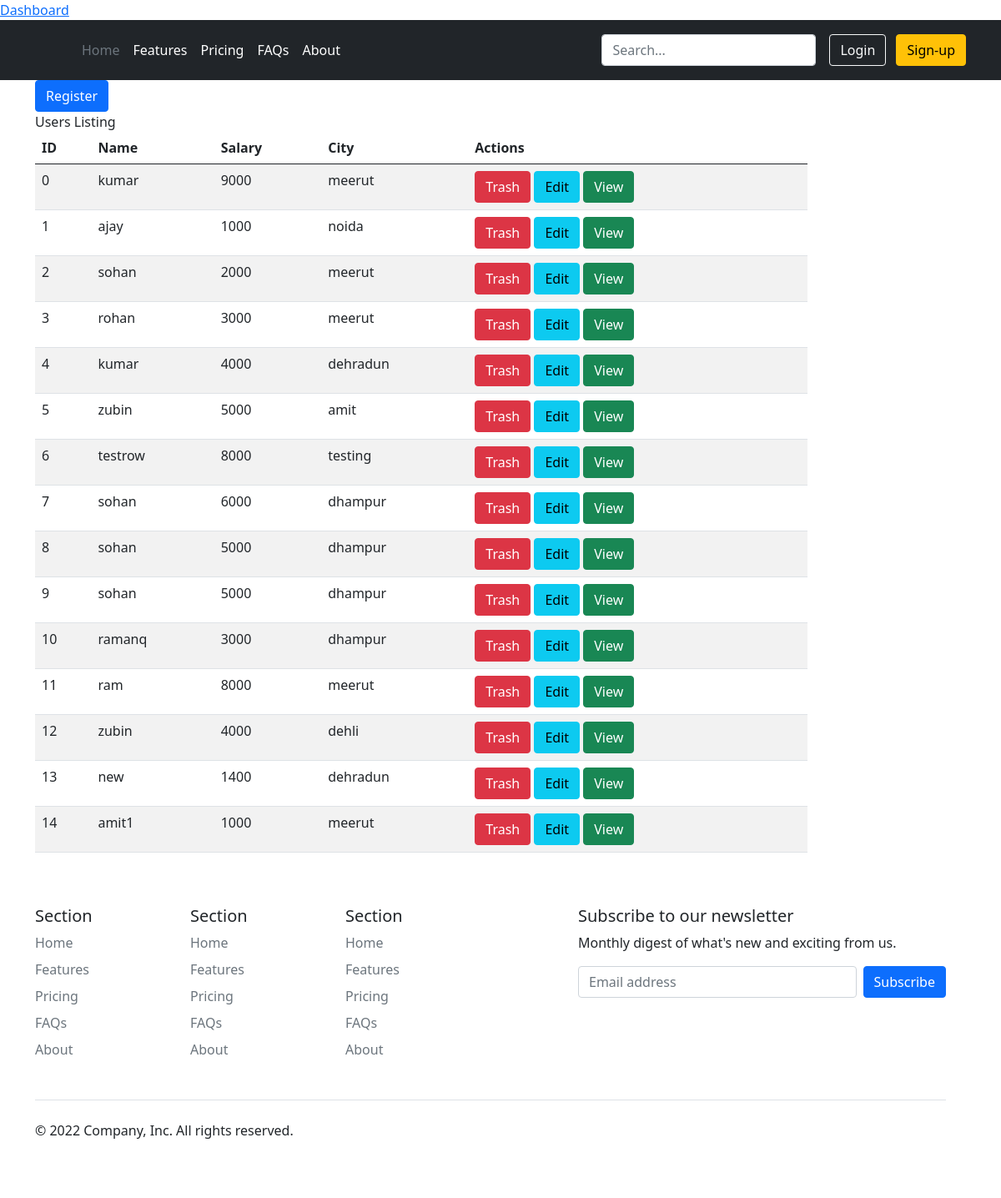
The app's page / (signed in) with its own data.
### tables this page shows
CREATE TABLE `users` (
  `id` int(11) UNSIGNED NOT NULL,
  `name` varchar(100) DEFAULT NULL,
  `salary` int(10) DEFAULT NULL,
  `city` varchar(30) DEFAULT NULL
);

### dbcon.php (called while the page is built, shortened)
<?php
class dbcon {
    private $db_host = 'localhost';
    private $db_user = 'root';
	private $db_password = '';
	private $db_db = 'practice';
    private $conn=null;
	public function __construct() {
       $this->conn = mysqli_connect($this->db_host,$this->db_user,$this->db_password,$this->db_db);
	}
	public function fetchall() {
	    $sql = 'select *from users';
		$query = mysqli_query($this->conn,$sql);
        $result = array();
		while( $row = mysqli_fetch_array($query))  {
          $result[] = $row;
		}
		return $result;
	}
}
?>

### partials/content.php (the view, shortened to what this page needs)
  <?php
    include 'dbcon.php';
    $db_conn = new dbcon();
  ?>
<?php include 'partials/header.php'; ?>
<?php include 'partials/nav.php' ;?>
  <div class="container">
<button type="button" class="btn btn-primary" data-bs-toggle="modal" data-bs-target="#exampleModal">
  Register
</button>
  <div class="row">
   <div class="col-md-10">
       <caption>Users Listing</caption>
        <table class="table table-striped">
          <thead>
            <tr>
              <th>ID</th><th>Name</th><th>Salary</th><th>City</th><th>Actions</th>
            </tr>
          </thead>
          <tbody>
            <?php foreach($db_conn->fetchall() as $record) { ?>
              <tr>
      <td>
        <?= $record['id'] ?></td> <td><?= $record['name'] ?></td>
         <td><?= $record['salary'] ?></td> <td><?= $record['city'] ?></td>
        <td>
        <a href="/?action=d&id=<?= $record['id'] ?>" class="btn btn-xs btn-danger">Trash</a>
          <button type="button" class="btn btn-info" data-bs-toggle="modal" data-bs-target="#exampleModal" id="edit">
            Edit
          </button>
           <button type="button" class="btn btn-success" data-bs-toggle="modal" data-bs-target="#exampleModalView" id="view">
            View
          </button>
        </td>
        </tr> <?php } ?>
</tbody>
</table>
</div>
<?php include 'partials/footer.php' ;?>

### records on screen
users: id "0", name "kumar", salary "9000", city "meerut"
users: id "1", name "ajay", salary "1000", city "noida"
users: id "2", name "sohan", salary "2000", city "meerut"
users: id "3", name "rohan", salary "3000", city "meerut"
users: id "4", name "kumar", salary "4000", city "dehradun"
users: id "5", name "zubin", salary "5000", city "amit"
users: id "6", name "testrow", salary "8000", city "testing"
users: id "7", name "sohan", salary "6000", city "dhampur"
users: id "8", name "sohan", salary "5000", city "dhampur"
users: id "9", name "sohan", salary "5000", city "dhampur"
users: id "10", name "ramanq", salary "3000", city "dhampur"
users: id "11", name "ram", salary "8000", city "meerut"
users: id "12", name "zubin", salary "4000", city "dehli"
users: id "13", name "new", salary "1400", city "dehradun"
users: id "14", name "amit1", salary "1000", city "meerut"
